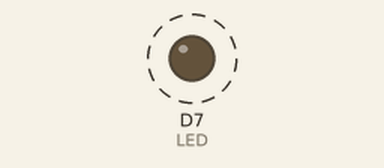
A sketch run on a simulated ESP8266 (NodeMCU). Parts: output pins drawn as LEDs (lit = HIGH). Dashed ring = blinking.

Above: at 0.02 s.
Timing chart, 0 to 3.0 s (numbered marks = the images above):
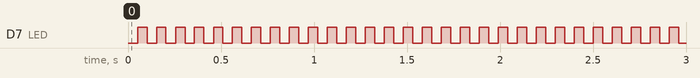

Measured:
- by itself, D7 (LED): alternates HIGH for 0.05 s and LOW for 0.05 s

The sketch:

ex1_blinktest.ino
```cpp
/** \file
 * Demo 1:
 * Blink the onboard LED.
 */

static const int LED = D7;

void setup()
{
	pinMode(LED, OUTPUT);
}


void loop()
{
	const uint32_t now = millis();
	static uint32_t last_blink;
	const uint32_t on_time = 500;

	if (now - last_blink > 50)
	{
		last_blink = now;
		digitalWrite(LED, !digitalRead(LED));
	}
}
```
